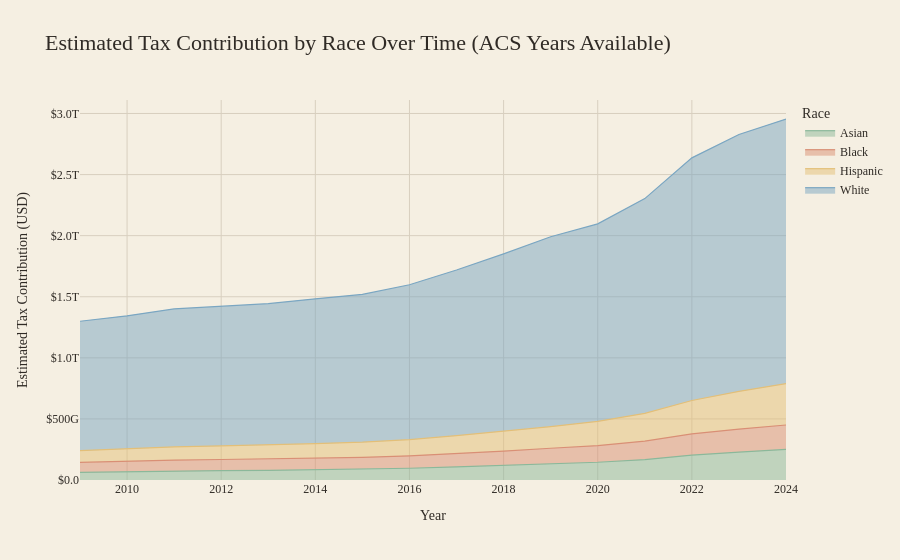

Notebook code cell kept with this figure:
### Code cell
# Economist-inspired stacked filled line chart
fig = px.area(
    df_plot,
    x='Year',
    y='TaxContribution',
    color='Race',
    color_discrete_map=STYLE['colors'],
    title='Estimated Tax Contribution by Race Over Time (ACS Years Available)'
)

fig.update_traces(mode='lines', line=dict(width=1.2))
fig.update_layout(
    paper_bgcolor=STYLE['background'],
    plot_bgcolor=STYLE['background'],
    font=dict(color=STYLE['font'], family='Georgia'),
    title_font=dict(size=22),
    xaxis=dict(
        title='Year',
        gridcolor=STYLE['grid'],
        zeroline=False
    ),
    yaxis=dict(
        title='Estimated Tax Contribution (USD)',
        gridcolor=STYLE['grid'],
        tickformat='$,.2s',
        zeroline=False
    ),
    legend_title='Race'
)

os.makedirs('output', exist_ok=True)
fig.write_html('output/tax_contribution_by_race_over_time.html')
print('Generated output/tax_contribution_by_race_over_time.html')
fig.show()

### Figure 1 — Plotly figure (JSON) as saved in the notebook; plotly's stock layout.template omitted (floating-point values rounded to 4 significant figures)
{"data": [{"fillpattern": {"shape": ""}, "hovertemplate": "Race=Asian<br>Year=%{x}<br>TaxContribution=%{y}<extra></extra>", "legendgroup": "Asian", "line": {"color": "#8bb89a", "width": 1.2}, "marker": {"symbol": "circle"}, "mode": "lines", "name": "Asian", "orientation": "v", "showlegend": true, "stackgroup": "1", "type": "scatter", "x": [2009, 2010, 2011, 2012, 2013, 2014, 2015, 2016, 2017, 2018, 2019, 2020, 2021, 2022, 2023, 2024], "xaxis": "x", "y": [62030000000.0, 68040000000.0, 72710000000.0, 76250000000.0, 79190000000.0, 84000000000.0, 88980000000.0, 96190000000.0, 107300000000.0, 118900000000.0, 132000000000.0, 145400000000.0, 167500000000.0, 203400000000.0, 227700000000.0, 250900000000.0], "yaxis": "y"}, {"fillpattern": {"shape": ""}, "hovertemplate": "Race=Black<br>Year=%{x}<br>TaxContribution=%{y}<extra></extra>", "legendgroup": "Black", "line": {"color": "#d98f75", "width": 1.2}, "marker": {"symbol": "circle"}, "mode": "lines", "name": "Black", "orientation": "v", "showlegend": true, "stackgroup": "1", "type": "scatter", "x": [2009, 2010, 2011, 2012, 2013, 2014, 2015, 2016, 2017, 2018, 2019, 2020, 2021, 2022, 2023, 2024], "xaxis": "x", "y": [82060000000.0, 87100000000.0, 90130000000.0, 91570000000.0, 92900000000.0, 94910000000.0, 96480000000.0, 101800000000.0, 108900000000.0, 118000000000.0, 127700000000.0, 136500000000.0, 150000000000.0, 174400000000.0, 188700000000.0, 199200000000.0], "yaxis": "y"}, {"fillpattern": {"shape": ""}, "hovertemplate": "Race=Hispanic<br>Year=%{x}<br>TaxContribution=%{y}<extra></extra>", "legendgroup": "Hispanic", "line": {"color": "#e3bf78", "width": 1.2}, "marker": {"symbol": "circle"}, "mode": "lines", "name": "Hispanic", "orientation": "v", "showlegend": true, "stackgroup": "1", "type": "scatter", "x": [2009, 2010, 2011, 2012, 2013, 2014, 2015, 2016, 2017, 2018, 2019, 2020, 2021, 2022, 2023, 2024], "xaxis": "x", "y": [96330000000.0, 103200000000.0, 108500000000.0, 111200000000.0, 114100000000.0, 119300000000.0, 124000000000.0, 132500000000.0, 146400000000.0, 161200000000.0, 177400000000.0, 197700000000.0, 228200000000.0, 272700000000.0, 308200000000.0, 338300000000.0], "yaxis": "y"}, {"fillpattern": {"shape": ""}, "hovertemplate": "Race=White<br>Year=%{x}<br>TaxContribution=%{y}<extra></extra>", "legendgroup": "White", "line": {"color": "#7aa6c2", "width": 1.2}, "marker": {"symbol": "circle"}, "mode": "lines", "name": "White", "orientation": "v", "showlegend": true, "stackgroup": "1", "type": "scatter", "x": [2009, 2010, 2011, 2012, 2013, 2014, 2015, 2016, 2017, 2018, 2019, 2020, 2021, 2022, 2023, 2024], "xaxis": "x", "y": [1059000000000.0, 1086000000000.0, 1129000000000.0, 1145000000000.0, 1157000000000.0, 1185000000000.0, 1210000000000.0, 1268000000000.0, 1356000000000.0, 1452000000000.0, 1554000000000.0, 1617000000000.0, 1758000000000.0, 1986000000000.0, 2103000000000.0, 2166000000000.0], "yaxis": "y"}], "layout": {"font": {"color": "#2f2a25", "family": "Georgia"}, "legend": {"title": {"text": "Race"}, "tracegroupgap": 0}, "paper_bgcolor": "#f5efe2", "plot_bgcolor": "#f5efe2", "title": {"font": {"size": 22}, "text": "Estimated Tax Contribution by Race Over Time (ACS Years Available)"}, "xaxis": {"anchor": "y", "domain": [0, 1], "gridcolor": "#d8cfbf", "title": {"text": "Year"}, "zeroline": false}, "yaxis": {"anchor": "x", "domain": [0, 1], "gridcolor": "#d8cfbf", "tickformat": "$,.2s", "title": {"text": "Estimated Tax Contribution (USD)"}, "zeroline": false}}}
